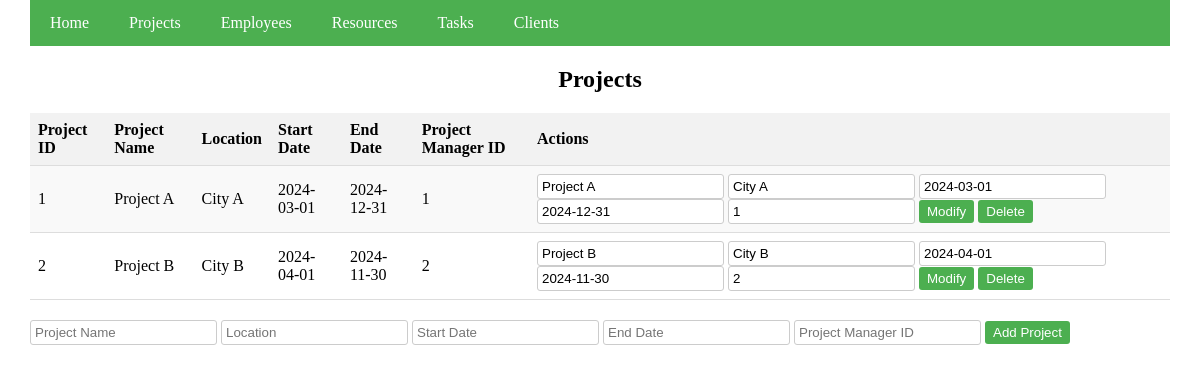
Before: /projects with the older database file.
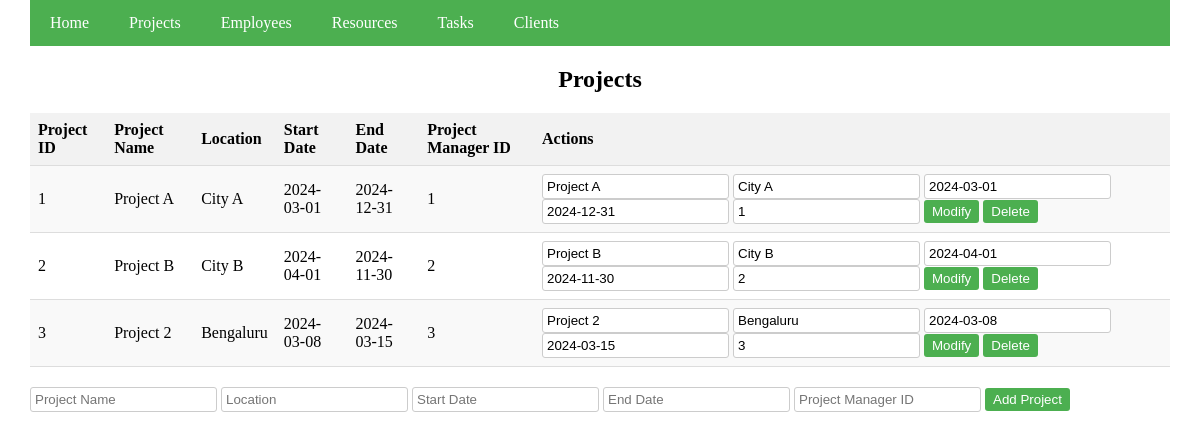
After: the same page with the newer database file.
### app.py (models this page shows)
class Project(db.Model):
    ProjectID = db.Column(db.Integer, primary_key=True)
    ProjectName = db.Column(db.String(50), nullable=False)
    Location = db.Column(db.String(50), nullable=False)
    StartDate = db.Column(db.String(20), nullable=False)
    EndDate = db.Column(db.String(20), nullable=False)
    ProjectManagerID = db.Column(db.Integer, db.ForeignKey('employee.EmployeeID'), nullable=False)

### app.py (the view)
@app.route('/projects')
def projects():
    return render_template('projects.html', projects=Project.query.all())

### templates/projects.html (shortened to what this page needs)
<!DOCTYPE html>
<html lang="en">
  <head>
  </head>
  <body>
    <div class="container">
      <div class="navbar">
        <a href="/">Home</a>
        <a href="/projects">Projects</a>
        <a href="/employees">Employees</a>
        <a href="/resources">Resources</a>
        <a href="/tasks">Tasks</a>
        <a href="/clients">Clients</a>
      </div>
      <h2>Projects</h2>
      <table>
        <tr>
          <th>Project ID</th>
          <th>Project Name</th>
          <th>Location</th>
          <th>Start Date</th>
          <th>End Date</th>
          <th>Project Manager ID</th>
          <th>Actions</th>
        </tr>
        {% for project in projects %}
        <tr>
          <td>{{ project.ProjectID }}</td>
          <td>{{ project.ProjectName }}</td>
          <td>{{ project.Location }}</td>
          <td>{{ project.StartDate }}</td>
          <td>{{ project.EndDate }}</td>
          <td>{{ project.ProjectManagerID }}</td>
          <td>
            <form
              method="POST"
              action="/modify_project/{{ project.ProjectID }}"
            >
              <input
                type="text"
                name="project_name"
                value="{{ project.ProjectName }}"
              />
              <input
                type="text"
                name="location"
                value="{{ project.Location }}"
              />
              <input
                type="text"
                name="start_date"
                value="{{ project.StartDate }}"
              />
              <input
                type="text"
                name="end_date"
                value="{{ project.EndDate }}"
              />
              <input
                type="text"
                name="project_manager_id"
                value="{{ project.ProjectManagerID }}"
              />
              <button type="submit">Modify</button>
            </form>
            <form
              method="POST"
              action="/delete_project/{{ project.ProjectID }}"
            >
              <button type="submit">Delete</button>
            </form>
          </td>
        </tr>
        {% endfor %}
      </table>
      <form method="POST" action="/add_project">
        <input
          type="text"
          name="project_name"
          placeholder="Project Name"
          required
        />
        <input type="text" name="location" placeholder="Location" required />
        <input
          type="text"
          name="start_date"
          placeholder="Start Date"
          required
        />
        <input type="text" name="end_date" placeholder="End Date" required />
        <input
          type="text"
          name="project_manager_id"
          placeholder="Project Manager ID"
          required
        />
        <button type="submit">Add Project</button>
      </form>
    </div>
  </body>
</html>

### templates/projects.html (style rules this page uses)
.navbar { overflow: hidden; background-color: #4caf50; }
.navbar a { float: left; display: block; color: white; text-align: center; padding: 14px 20px; text-decoration: none; }
body, html { height: 100%; margin: 0; display: flex; justify-content: center; }
h2 { text-align: center; }
table { width: 100%; border-collapse: collapse; margin-bottom: 20px; }
th, td { padding: 8px; border-bottom: 1px solid #ddd; text-align: left; }
th { background-color: #f2f2f2; }
tr:nth-child(even) { background-color: #f9f9f9; }
form { display: inline; }
input[type="text"] { padding: 4px; border: 1px solid #ccc; border-radius: 3px; }
button { padding: 4px 8px; background-color: #4caf50; color: white; border: none; border-radius: 3px; cursor: pointer; }
.container { width: 95%; }

Changed rows visible on the page:
added Project: ProjectID "3", ProjectName "Project 2", Location "Bengaluru", StartDate "2024-03-08", EndDate "2024-03-15", ProjectManagerID "3", project_name "Project 2", location "Bengaluru", start_date "2024-03-08", end_date "2024-03-15", project_manager_id "3"
